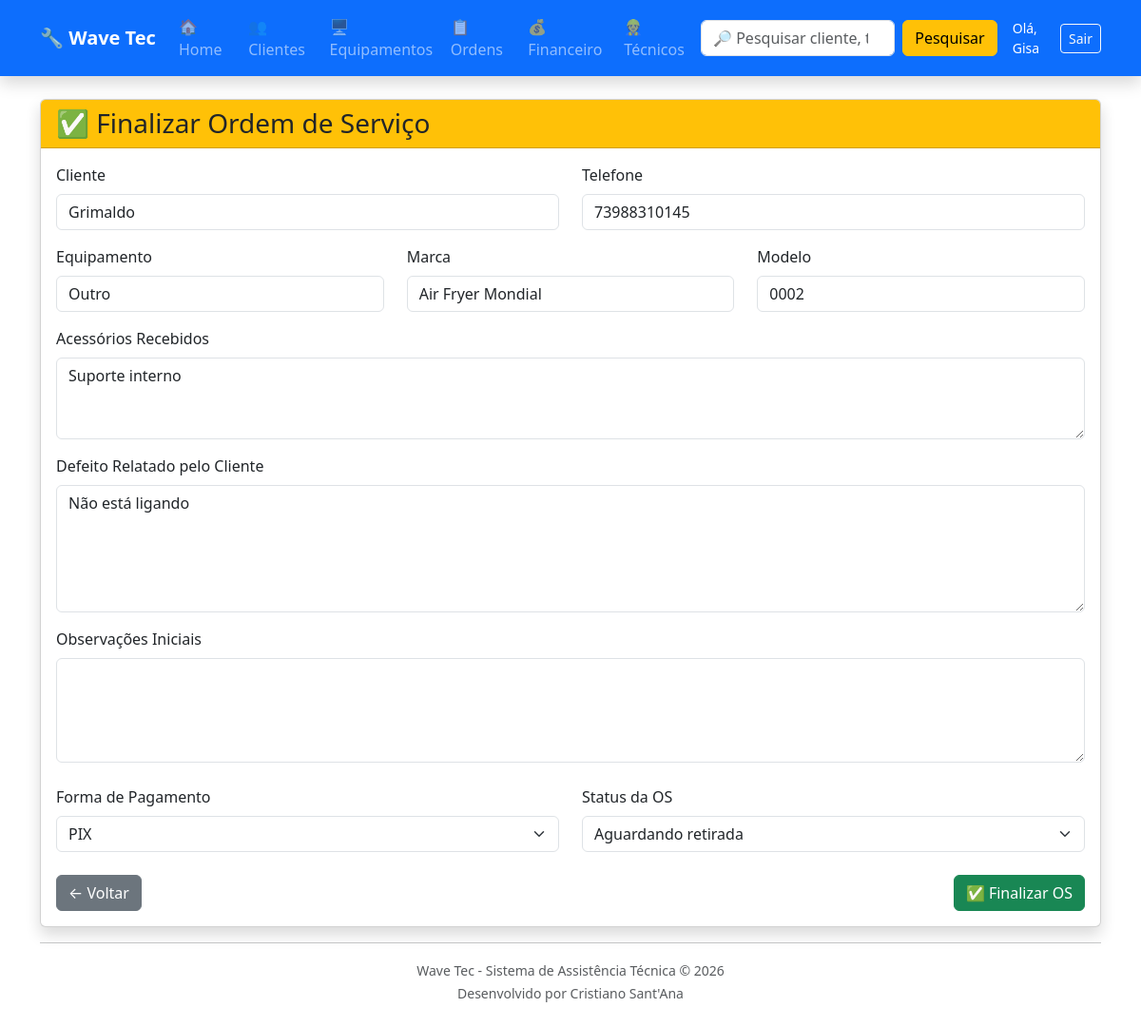
/ordens/editar/26/ (signed in), run on the app's committed database.
### clientes/models.py (models this page shows, shortened)
class Cliente(models.Model):
    nome = models.CharField(max_length=100)
    telefone = models.CharField(max_length=20)
    endereco = models.CharField(max_length=200)

### equipamentos/models.py (models this page shows, shortened)
class Equipamento(models.Model):
    TIPOS = [
        ("TV", "Televisão"),
        ("NOTE", "Notebook"),
        ("PC", "Computador"),
        ("CEL", "Celular"),
        ("SOM", "Som"),
        ("MICRO", "Micro-ondas"),
        ("OUTRO", "Outro"),
    ]
    cliente = models.ForeignKey(
        Cliente,
        on_delete=models.CASCADE
    )
    tipo = models.CharField(
        max_length=20,
        choices=TIPOS
    )
    marca = models.CharField(
        max_length=50
    )
    modelo = models.CharField(
        max_length=50
    )
    numero_serie = models.CharField(
        max_length=100,
        blank=True
    )
    acessorios = models.TextField(
        blank=True
    )
    garantia = models.BooleanField(
        default=False
    )
    data_entrada = models.DateField(
        auto_now_add=True
    )
    status = models.CharField(
        max_length=30,
        default="Em análise"
    )

### ordens/models.py (models this page shows, shortened)
class OrdemServico(models.Model):
    STATUS = [
        ("ABERTA", "Aberta"),
        ("EM_ANALISE", "Em análise"),
        ("AGUARDANDO_PECA", "Aguardando peça"),
        ("EM_REPARO", "Em reparo"),
        ("PRONTO", "Pronto"),
        ("SEM_CONSERTO", "Sem conserto"),
        ("AGUARDANDO_RETIRADA", "Aguardando retirada"),
        ("ENTREGUE", "Entregue"),
    ]
    equipamento_cadastrado = models.ForeignKey(
        Equipamento,
        on_delete=models.CASCADE,
        related_name="ordens"
    )
    data_abertura = models.DateTimeField(
        auto_now_add=True
    )
    defeito = models.TextField()
    acessorios = models.TextField(
        blank=True
    )
    observacoes = models.TextField(
        blank=True
    )
    reparo = models.TextField(
        blank=True
    )
    valor = models.DecimalField(
        max_digits=10,
        decimal_places=2,
        default=0
    )
    forma_pagamento = models.CharField(
        max_length=30,
        blank=True
    )
    status = models.CharField(
        max_length=20,
        choices=STATUS,
        default="ABERTA"
    )
    @property
    def cliente(self):
        return self.equipamento_cadastrado.cliente

### ordens/views.py (the view, shortened to what this page needs)
@login_required
@admin_required
def editar_ordem(request, ordem_id):
    ordem = get_object_or_404(
        OrdemServico,
        id=ordem_id
    )
    return render(
        request,
        "ordens/editar_ordem.html",
        {
            "ordem": ordem,
            "cliente": ordem.cliente,
            "equipamento": ordem.equipamento_cadastrado,
        }
    )

### ordens/templates/ordens/editar_ordem.html (shortened to what this page needs)
{% extends "base.html" %}
{% block content %}
<div class="card shadow">
    <div class="card-header bg-warning text-dark">
        <h3 class="mb-0">
            ✅ Finalizar Ordem de Serviço
        </h3>
    </div>
    <div class="card-body">
        <form method="POST">
            <div class="row">
                <div class="col-md-6 mb-3">
                    <label class="form-label">
                        Cliente
                    </label>
                    <input
                        type="text"
                        class="form-control"
                        value="{{ cliente.nome }}"
                        readonly>
                </div>
                <div class="col-md-6 mb-3">
                    <label class="form-label">
                        Telefone
                    </label>
                    <input
                        type="text"
                        class="form-control"
                        value="{{ cliente.telefone }}"
                        readonly>
                </div>
            </div>
            <div class="row">
                <div class="col-md-4 mb-3">
                    <label class="form-label">
                        Equipamento
                    </label>
                    <input
                        type="text"
                        class="form-control"
                        value="{{ equipamento.get_tipo_display }}"
                        readonly>
                </div>
                <div class="col-md-4 mb-3">
                    <label class="form-label">
                        Marca
                    </label>
                    <input
                        type="text"
                        class="form-control"
                        value="{{ equipamento.marca }}"
                        readonly>
                </div>
                <div class="col-md-4 mb-3">
                    <label class="form-label">
                        Modelo
                    </label>
                    <input
                        type="text"
                        class="form-control"
                        value="{{ equipamento.modelo }}"
                        readonly>
                </div>
            </div>
            <div class="mb-3">
                <label class="form-label">
                    Acessórios Recebidos
                </label>
                <textarea
                    name="acessorios"
                    class="form-control"
                    rows="3">{{ ordem.acessorios }}</textarea>
            </div>
            <div class="mb-3">
                <label class="form-label">
                    Defeito Relatado pelo Cliente
                </label>
                <textarea
                    name="defeito"
                    class="form-control"
                    rows="5"
                    required>{{ ordem.defeito }}</textarea>
            </div>
            <div class="mb-4">
                <label class="form-label">
                    Observações Iniciais
                </label>
                <textarea
                    name="observacoes"
                    class="form-control"
                    rows="4">{{ ordem.observacoes }}</textarea>
            </div>
            <div class="row mb-4">
                <div class="col-md-6">
                    <label class="form-label">
                        Forma de Pagamento
                    </label>
                    <select name="forma_pagamento" class="form-select">
                        <option value="PIX" {% if ordem.forma_pagamento == "PIX" %}selected{% endif %}>PIX</option>
                    </select>
                </div>
                <div class="col-md-6">
                    <label class="form-label">
                        Status da OS
                    </label>
                    <select name="status" class="form-select">
                        {% for valor, texto in ordem.STATUS %}
                            <option value="{{ valor }}" {% if ordem.status == valor %}selected{% endif %}>{{ texto }}</option>
                        {% endfor %}
                    </select>
                </div>
            </div>
            <div class="d-flex justify-content-between">
                <a
                    href="{% url 'lista_ordens' %}"
                    class="btn btn-secondary">
                    ← Voltar
                </a>
                <button
                    type="submit"
                    class="btn btn-success">
                    ✅ Finalizar OS
                </button>
            </div>
        </form>
    </div>
</div>
{% endblock %}

### templates/base.html (shortened to what this page needs)
<!DOCTYPE html>
<html lang="pt-br">
<head>
    <link href="https://cdn.jsdelivr.net/npm/bootstrap@5.3.7/dist/css/bootstrap.min.css" rel="stylesheet">
</head>
<body>
<nav class="navbar navbar-expand-lg navbar-dark bg-primary shadow">
    <div class="container">
        <a class="navbar-brand fw-bold" href="/">
            🔧 Wave Tec
        </a>
        <div class="collapse navbar-collapse" id="menu">
            <ul class="navbar-nav me-auto">
                <li class="nav-item">
                    <a class="nav-link" href="/">
                        🏠 Home
                    </a>
                </li>
                <li class="nav-item">
                    <a class="nav-link" href="/clientes/">
                    </a>
                </li>
                <li class="nav-item">
                    <a class="nav-link" href="/equipamentos/">
                        🖥 Equipamentos
                    </a>
                </li>
                <li class="nav-item">
                    <a class="nav-link" href="/ordens/">
                        📋 Ordens
                    </a>
                </li>
                <li class="nav-item">
                    <a class="nav-link" href="/financeiro/">
                        💰 Financeiro
                    </a>
                </li>
                {% if user.is_superuser or user.tecnico.perfil == 'ADMIN' %}
                <li class="nav-item">
                    <a class="nav-link" href="/usuarios/">
                        👷 Técnicos
                    </a>
                </li>
                {% endif %}
            </ul>
            <form
                class="d-flex"
                method="GET"
                action="/pesquisa/">
                <input
                    class="form-control me-2"
                    type="search"
                    name="q"
                    placeholder="🔎 Pesquisar cliente, telefone, equipamento..."
                    autocomplete="off">
                <button
                    class="btn btn-warning"
                    type="submit">
                    Pesquisar
                </button>
            </form>
            {% if user.is_authenticated %}
                <div class="d-flex align-items-center gap-2 ms-3 text-white">
                    <span class="small">Olá, {{ user.username }}</span>
                    <form method="post" action="{% url 'logout' %}" class="d-inline">
                        <button type="submit" class="btn btn-outline-light btn-sm">Sair</button>
                    </form>
                </div>
            {% endif %}
        </div>
    </div>
</nav>
<div class="container mt-4">
    {% block content %}
    {% endblock %}
    <hr>
    <div class="text-center text-muted mb-4">
        <small>
            Wave Tec - Sistema de Assistência Técnica © 2026
            <br>
            Desenvolvido por Cristiano Sant'Ana
        </small>
    </div>
</div>
</body>
</html>

### data on the page
Cliente: nome "Grimaldo", telefone "73988310145"
Equipamento: tipo "Outro", marca "Air Fryer Mondial", modelo "0002"
OrdemServico: acessorios "Suporte interno", defeito "Não está ligando", forma_pagamento "PIX", status "Aguardando retirada"

### other printed values
{{ user.username }} "Gisa"
